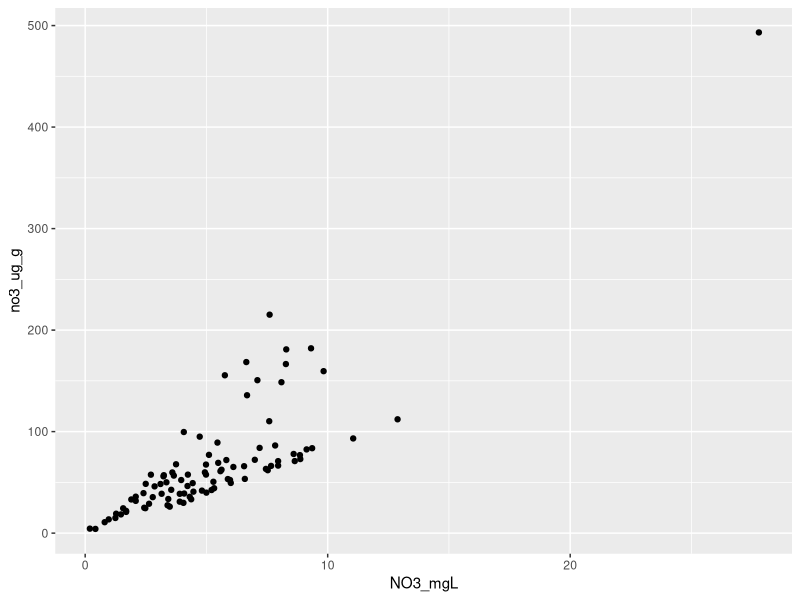
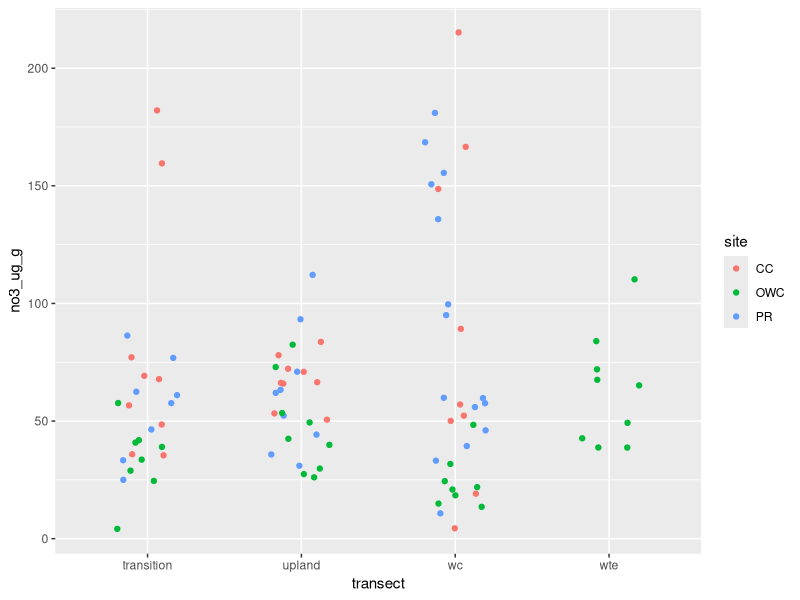
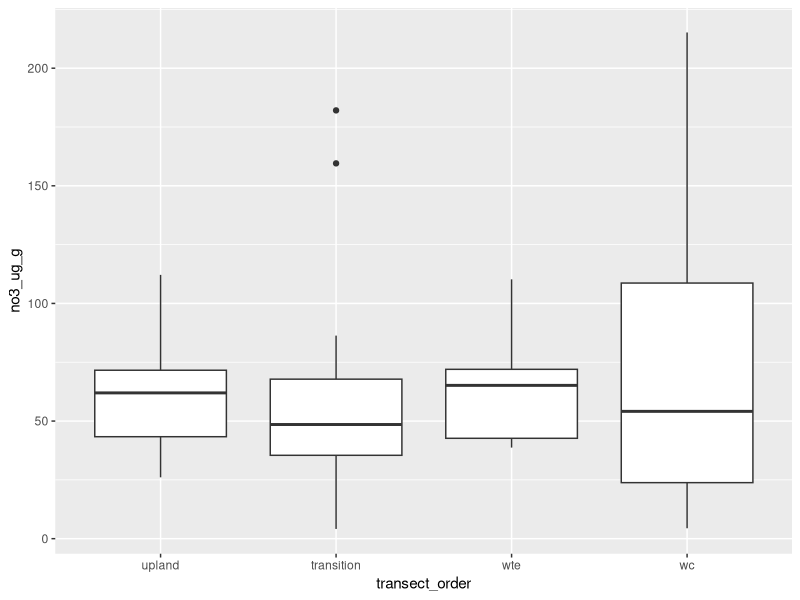
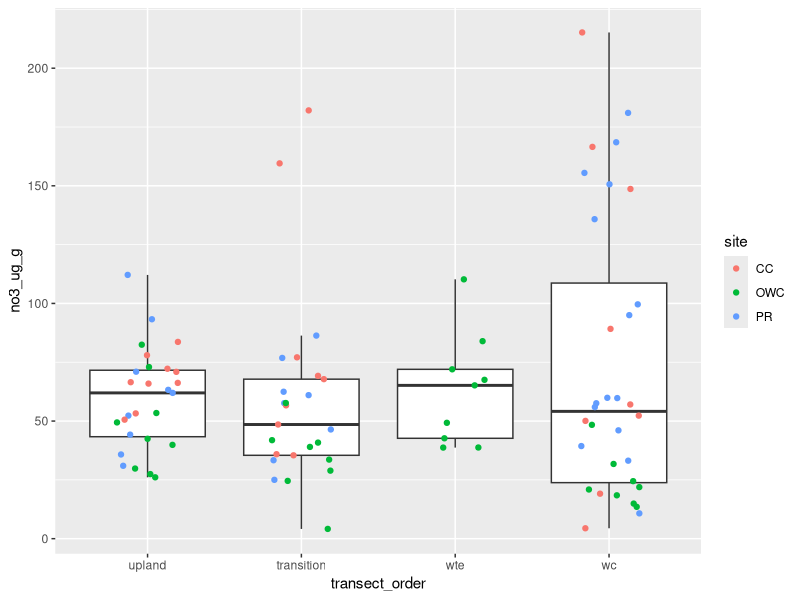
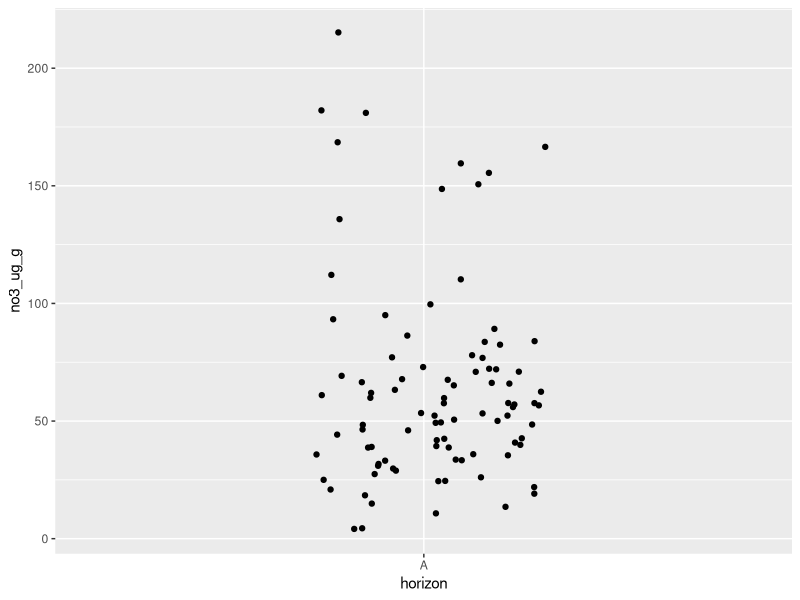
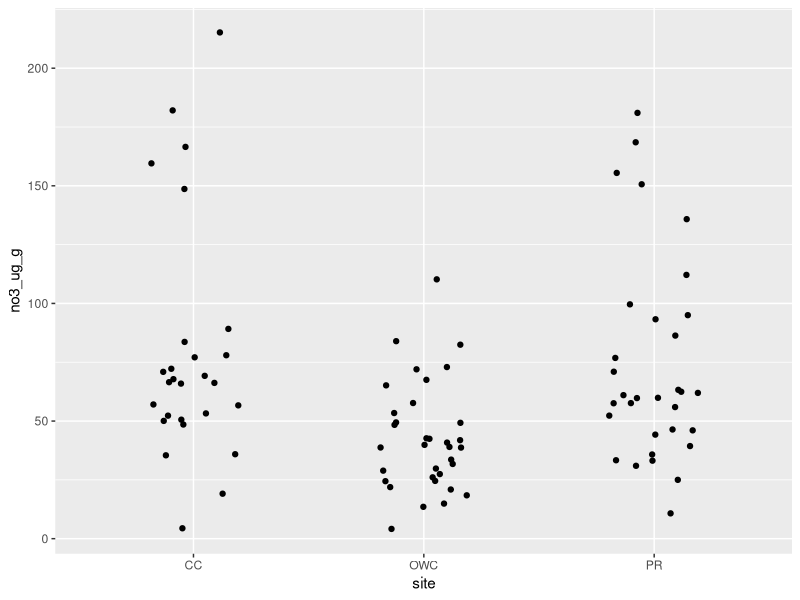

Write R code to recreate these figures, in order.
### Preliminary Nitrate Analysis (NO3-)
## 7/19/22
## JIM

##LOAD PACKAGES
library(tidyverse)

#--------------------------------------------------#

##LOAD FILES - processed at Argonne National Lab

# data file
inorganic_nitrate = read.csv("data/cmps_data/inorganic_n_2022-07-18.csv")
# sample key
sample_key = read.csv("data/cmps_data/sample_key.csv") 
# check loaded files 
View(inorganic_nitrate)
View(sample_key)

##MERGE DATA AND SAMPLE KEY

inorg_n = 
  inorganic_nitrate %>% 
  left_join(sample_key, by = "sample_label")
#check merged file
View(inorg_n)

##FILTER ANY OUTLIERS

inorg_n = 
  inorg_n %>% 
  filter(no3_ug_g < 450)

## FORMAT DATA

transect_order = factor(inorg_n$transect, level = c('upland','transition','wte','wc'))

#screwing around w/ visualizations 
ggplot(inorganic_nitrate, aes(NO3_mgL, no3_ug_g)) +
  geom_point()

ggplot(inorg_n, aes(transect,no3_ug_g)) +
  geom_jitter(width = .2,aes(color = site))

ggplot(inorg_n, aes(transect_order,no3_ug_g)) +
  geom_boxplot()

ggplot(inorg_n, aes(transect_order,no3_ug_g)) +
  geom_boxplot(outlier.alpha = 0)+ 
  geom_jitter(width = .2,aes(color = site))

ggplot(inorg_n, aes(horizon,no3_ug_g)) +
  geom_jitter(width = 0.2)

ggplot(inorg_n, aes(site,no3_ug_g)) +
  geom_jitter(width = 0.2)
